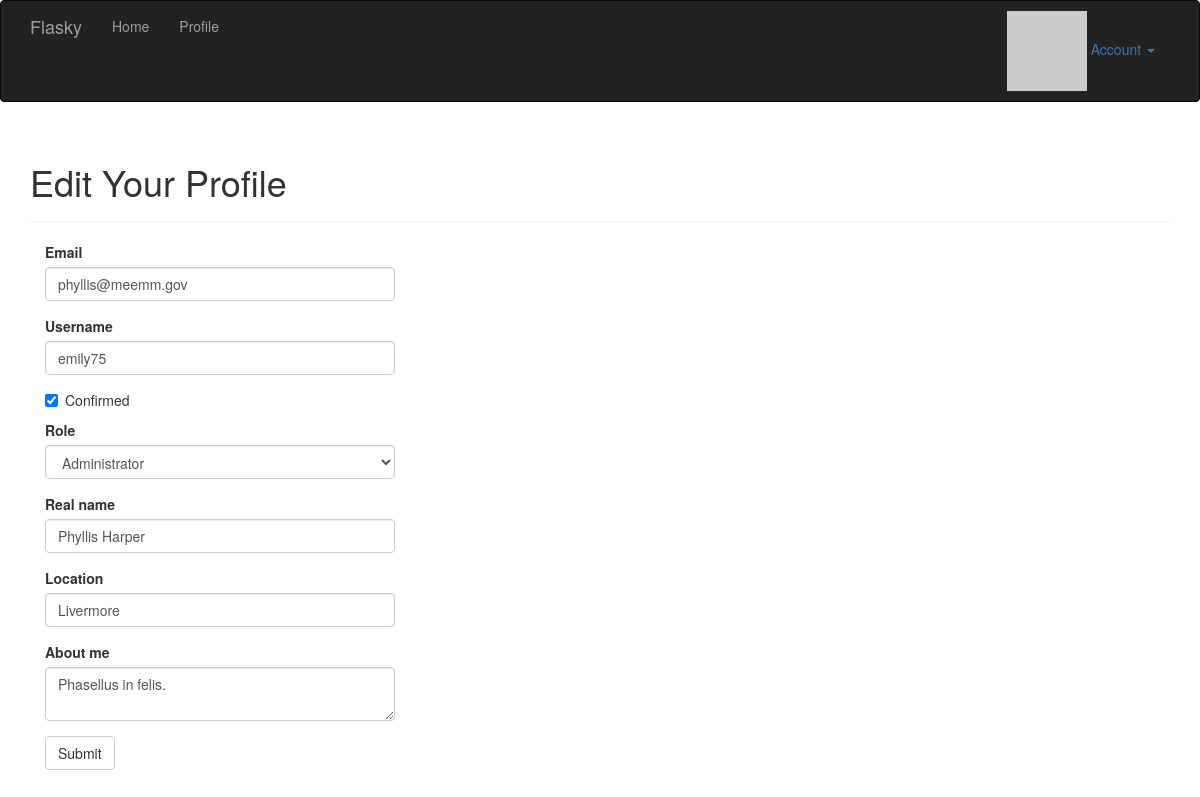
Page /edit-profile/2 (signed in) on the committed database.
### app/models.py (models this page shows, shortened)
class User(UserMixin, db.Model):
    __tablename__ = 'users'
    id = db.Column(db.Integer, primary_key=True)
    email = db.Column(db.String(64), unique=True, index=True)
    username = db.Column(db.String(64), unique=True, index=True)
    role_id = db.Column(db.Integer, db.ForeignKey('roles.id'))
    password_hash = db.Column(db.String(128))
    confirmed = db.Column(db.Boolean, default=False)
    name = db.Column(db.String(64))
    location = db.Column(db.String(64))
    about_me = db.Column(db.Text())
    member_since = db.Column(db.DateTime(), default=datetime.utcnow)
    last_seen = db.Column(db.DateTime(), default=datetime.utcnow)
    avatar_hash = db.Column(db.String(32))
    posts = db.relationship("Post", backref="author", lazy="dynamic")
    followed = db.relationship("Follow", foreign_keys=[Follow.follower_id],
                               backref=db.backref('follower', lazy='joined'), lazy='dynamic',
                               cascade='all, delete-orphan')
    followers = db.relationship("Follow", foreign_keys=[Follow.followed_id],
                                backref=db.backref('followed', lazy='joined'), lazy='dynamic',
                                cascade='all, delete-orphan')
    def can(self, permissions):
        return self.role is not None and (self.role.permissions & permissions) == permissions
    @property
    def password(self):
        raise AttributeError("password is not a readable attribute")
    def gravatar(self, size=100, default="identicon", rating="g"):
        if request.is_secure:
            url = "http://secure.gravatar.com/avatar"
        else:
            url = 'http://www.gravatar.com/avatar'
        hash = self.avatar_hash or hashlib.md5(self.email.encode("utf-8")).hexdigest()
        return '{url}/{hash}?s={size}&d={default}&r={rating}'.format(
            url=url, hash=hash, size=size, default=default, rating=rating)
    def ping(self):
        self.last_seen = datetime.utcnow()
        db.session.add(self)

### app/main/views.py (the view, shortened to what this page needs)
@main.route("/edit-profile/<int:id>", methods=["GET", "POST"])
@login_required
@admin_required
def edit_profile_admin(id):
    user = User.query.get_or_404(id)
    form = EditProfileAdminForm(user=user)
    form.email.data = user.email
    form.username.data = user.username
    form.confirmed.data = user.confirmed
    form.role.data = user.role_id
    form.name.data = user.name
    form.location.data = user.location
    form.about_me.data = user.about_me
    return render_template("edit_profile.html", form=form, user=user)

### app/main/forms.py (shortened to what this page needs)
class EditProfileAdminForm(FlaskForm):
    email = StringField("Email", validators=[Required(), Length(1, 64), Email()])
    username = StringField("Username",
                           validators=[Required(), Length(1, 64),
                                       Regexp(r"^[a-zA-Z][a-zA-Z0-9_.]*$", 0,
                                              "Username must have only letters,numbers,dots or underscores.")])
    confirmed = BooleanField("Confirmed")
    role = SelectField("Role", coerce=int)
    name = StringField("Real name", validators=[Length(1, 64)])
    location = StringField("Location", validators=[Length(1, 64)])
    about_me = TextAreaField("About me")
    submit = SubmitField("Submit")
    def __init__(self, user, *args, **kwargs):
        super(EditProfileAdminForm, self).__init__(*args, **kwargs)
        self.role.choices = [(role.id, role.name)
                             for role in Role.query.order_by(Role.name).all()]
        self.user = user

### app/auth/views.py (called while the page is built)
@auth.before_app_request
def before_request():
    if current_user.is_authenticated:
        current_user.ping()
        if not current_user.confirmed \
                and request.endpoint[:5] != "auth.":
            return redirect(url_for("auth.unconfirmed"))

### app/main/__init__.py (called while the page is built)
@main.app_context_processor
def inject_permissions():
    return dict(Permission=Permission)

### app/models.py (called while the page is built)
@login_manager.user_loader
def load_user(user_id):
    return User.query.get(int(user_id))

### app/templates/edit_profile.html (shortened to what this page needs)
{% extends "base.html" %}
{% import "bootstrap/wtf.html" as wtf %}
{% block page_content %}
    <div class="page-header">
        <h1>
            Edit Your Profile
        </h1>
    </div>
    <div class="col-md-4">
        {{wtf.quick_form(form)}}
    </div>
{% endblock %}

### rows in the picture
User: email "phyllis@meemm.gov", username "emily75", confirmed "☑", role "Administrator", name "Phyllis Harper", location "Livermore", about_me "Phasellus in felis."
